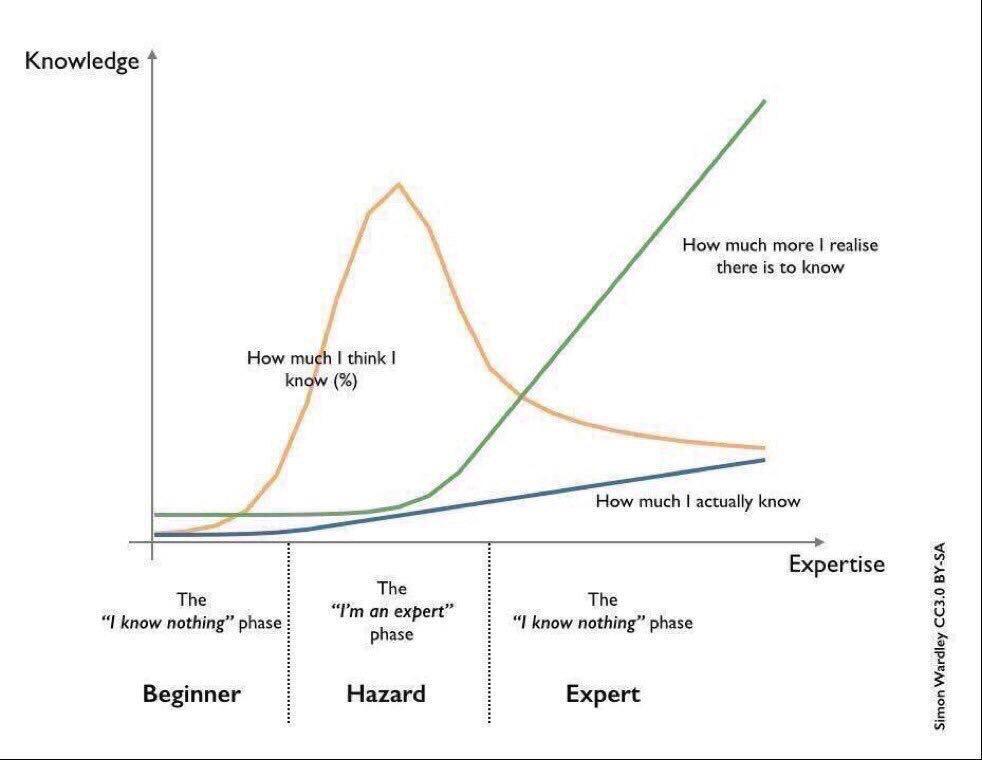
#> input picture expertise.png, 982 x 760 px; the run also reads 1 picture not shown here
$ python cv2_compaer.py   (older library calls are emulated)
#> lines starting #> are read from the running program, lines starting #| are printed output that depends on the picture
#> further down, original is the input picture: shape (760, 982, 3); mean B, G, R 248.1, 248.5, 248.5
# import the necessary packages
from scipy.spatial import distance as dist
import matplotlib.pyplot as plt
import numpy as np
import os
import glob
import cv2
from skimage import data, img_as_float
from skimage.measure import compare_ssim as ssim
import matplotlib.pyplot as plt
import numpy as np

def mse(imageA, imageB):
	# the 'Mean Squared Error' between the two images is the
	# sum of the squared difference between the two images;
	# NOTE: the two images must have the same dimension
	err = np.sum((imageA.astype("float") - imageB.astype("float")) ** 2)
#> err = 0
	err /= float(imageA.shape[0] * imageA.shape[1])

	# return the MSE, the lower the error, the more "similar"
	# the two images are
	return err

def compare_images(imageA, imageB, title):
	# compute the mean squared error and structural similarity
	# index for the images
	m = mse(imageA, imageB)
#> m = 0
	s = ssim(imageA, imageB,multichannel=True)
#> s = 1

	# setup the figure
	fig = plt.figure(title)
	plt.suptitle("MSE: %.2f, SSIM: %.2f" % (m, s))

	# show first image
	ax = fig.add_subplot(1, 2, 1)
	plt.imshow(imageA, cmap = plt.cm.gray)
	plt.axis("off")

	# show the second image
	ax = fig.add_subplot(1, 2, 2)
	plt.imshow(imageB, cmap = plt.cm.gray)
	plt.axis("off")
	# show the images
	plt.show()
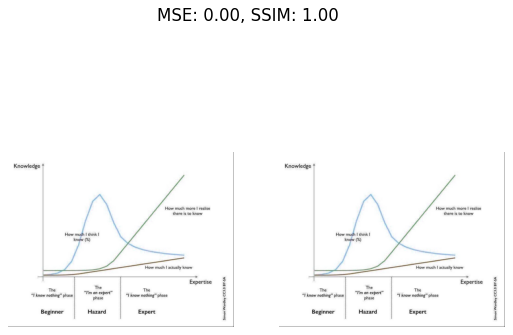
#> figure drawn by matplotlib, 2 panels; B, G, R data is drawn as R, G, B

# construct the argument parser and parse the arguments
# initialize the index dictionary to store the image name
# and corresponding histograms and the images dictionary
# to store the images themselves
index = {}
images = {}
original = cv2.imread("expertise.png")
contrast = cv2.imread("expertise - Copy.png")
compare_images(contrast, original, "Original vs. Contrast")

#


# loop over the image paths
#for imagePath in glob.glob(args["dataset"] + "/*.png"):
for file in os.listdir():
    if file.endswith('.png'):
    	# extract the image filename (assumed to be unique) and
    	# load the image, updating the images dictionary
    	#filename = imagePath[imagePath.rfind("/") + 1:]
    	image = cv2.imread(file)
    	images[file] = cv2.cvtColor(image, cv2.COLOR_BGR2RGB)

    	# extract a 3D RGB color histogram from the image,
    	# using 8 bins per channel, normalize, and update
    	# the index
    	hist = cv2.calcHist([image], [0, 1, 2], None, [8, 8, 8],
    		[0, 256, 0, 256, 0, 256])
    	hist = cv2.normalize(hist, hist).flatten()
    	index[file] = hist
